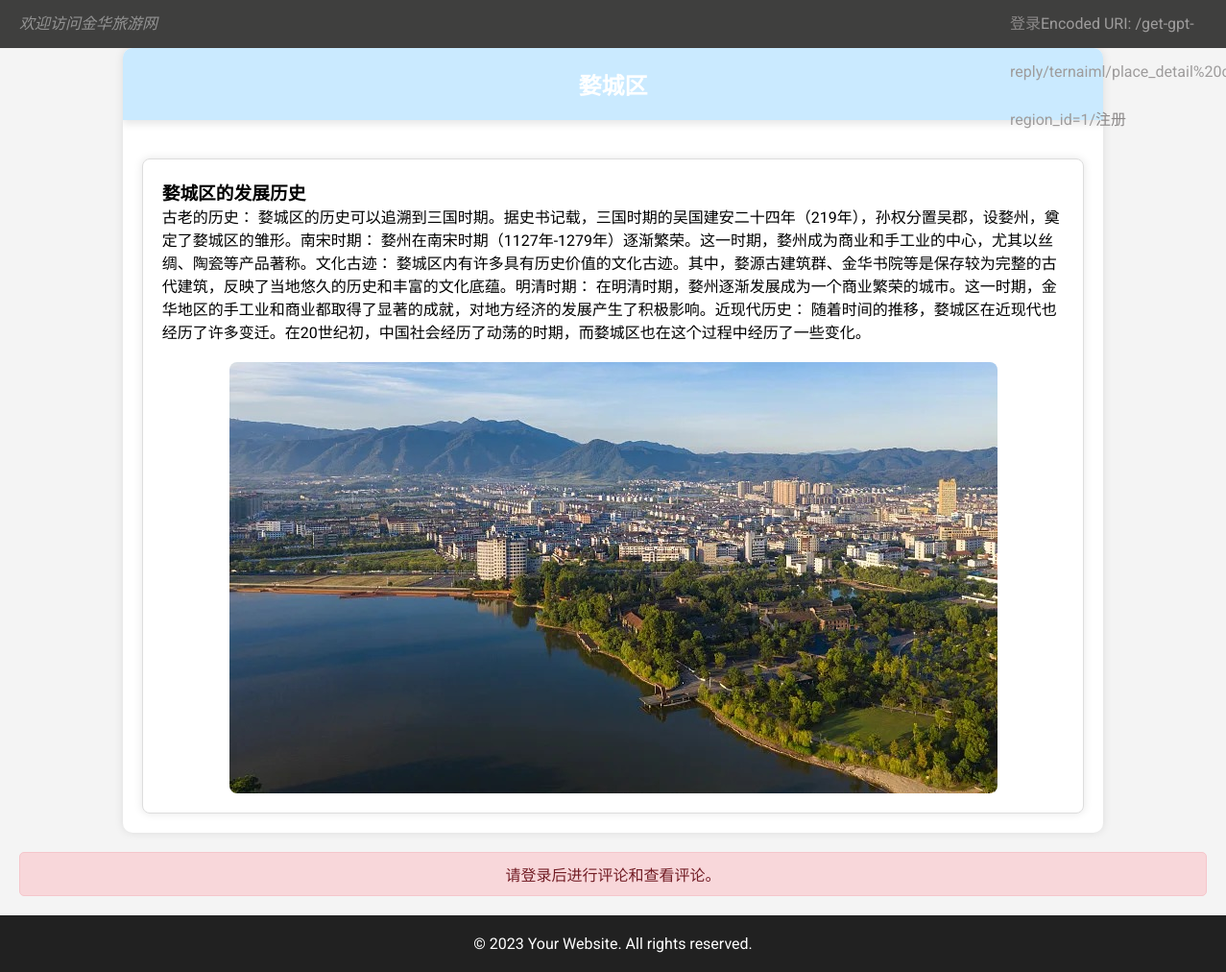
/ternaiml/place_detail copy.php?region_id=1, run on the app's committed database.
### tables this page shows
CREATE TABLE `region_introductions` (
  `introduction_id` int(11) NOT NULL,
  `region_id` int(11) DEFAULT NULL,
  `title` varchar(255) DEFAULT NULL,
  `content` text
);

CREATE TABLE `regions` (
  `region_id` int(11) NOT NULL,
  `name` varchar(255) DEFAULT NULL,
  `description` text,
  `image_url` varchar(255) DEFAULT NULL
);

### ternaiml/place_detail copy.php (the view, shortened to what this page needs)
<?php
require "config.php";
if (!isset($_SESSION['username'])) {
    $loggedIn = false;
} else {
    $loggedIn = true;
}
$user_id = isset($_SESSION['user_id']) ? $_SESSION['user_id'] : null;
$region_id = isset($_GET['region_id']) ? $_GET['region_id'] : null;
$sql = "SELECT regions.name as region_name, region_introductions.title, region_introductions.content
        FROM regions
        JOIN region_introductions ON regions.region_id = region_introductions.region_id
        WHERE regions.region_id = ?";
$stmt = $conn->prepare($sql);
$stmt->bind_param("i", $region_id);
$stmt->execute();
$result = $stmt->get_result();
if ($result->num_rows > 0) {
    $row = $result->fetch_assoc();
    $region_name = $row['region_name'];
    $introduction_title = $row['title'];
    $introduction_content = $row['content'];
    $imgSql = "SELECT image_url FROM region_images WHERE region_id = ?";
    $imgStmt = $conn->prepare($imgSql);
    $imgStmt->bind_param("i", $region_id);
    $imgStmt->execute();
    $imgResult = $imgStmt->get_result();
    $images = [];
    if ($imgResult->num_rows > 0) {
        while ($imgRow = $imgResult->fetch_assoc()) {
            $images[] = $imgRow['image_url'];
        }
    }
} else {
    echo "<script>alert('暂无信息，请先浏览其他网页~')</script>";
}
?>
<!DOCTYPE html>
<html lang="en">
<head>
    <link rel="stylesheet" href="./css/place_deatail copy.css">
</head>
<body>
    <div class="top">
        <div class="left">
            <span>
                欢迎访问金华旅游网
            </span>
        </div>
        <div class="right" id="userSection">
            <span>
                <?php
                if ($loggedIn) {
                    echo '<a href="profile.php">' . $_SESSION['username'] . '</a>';
                    echo '<img src="' . $_SESSION['img'] . '" alt="User Image" style="width: 25px; height: 25px; border-radius: 15px;">';
                    echo '<form action="logout.php" method="post" style="display: inline;">
                    <input type="submit" value="退出登录">
                    </form>';
                } else {
                    echo '<a href="login.php?redirect=' . urlencode($_SERVER['REQUEST_URI']) . '">登录</a>';
                    echo "Encoded URI: " . $_SERVER['REQUEST_URI'];
                    echo '/<a href="register.php">注册</a>';
                }
                ?>
            </span>
        </div>
    </div>
    <div class="container">
        <div class="top_name">
            <h2><?php echo $region_name; ?></h2>
        </div>
        <div class="main">
            <div class="region-detail">
                <h3><?php echo $introduction_title; ?></h3>
                <p><?php echo $introduction_content; ?></p>
                <?php
                foreach ($images as $imageUrl) {
                    echo '<img src="' . $imageUrl . '" alt="Region Image">';
                }
                ?>
            </div>
        </div>
    </div>
    <?php if ($user_id) : ?>
        <div class="container">
            <div class="comments">
            </div>
            <form id="commentForm">
                <label for="comment_text">Comment:</label>
                <textarea id="comment_text" name="comment_text" rows="4" required></textarea>
                <button type="submit" name="submit_comment" class="submit-button">Submit Comment</button>
            </form>
        </div>
    <?php else : ?>
        <div class="warn">
            <p>请登录后进行评论和查看评论。</p>
        </div>
    <?php endif; ?>
    <footer>
        <p>&copy; 2023 Your Website. All rights reserved.</p>
    </footer>
</body>
</html>

### ternaiml/css/place_deatail copy.css (style rules this page uses)
* { padding: 0px; margin: 0 auto; }
body { font-family: 'Roboto', sans-serif; background-color: #f4f4f4; margin: 0; padding: 0; }
.container { width: 80%; margin: auto; background-color: #fff; box-shadow: 0 0 10px rgba(0, 0, 0, 0.1); border-radius: 10px; overflow: hidden; }
.top { width: 100%; height: 50px; background-color: rgb(63, 63, 62); line-height: 50px; position: relative; }
.top .left { color: rgb(147, 147, 147); position: absolute; left: 20px; font-style: italic; }
#userSection { color: rgb(158, 156, 156); position: absolute; right: 25px; width: 200px; height: 50px; line-height: 50px; display: flex; }
#userSection a { display: inline-block; color: rgb(140, 137, 137); text-decoration: none; }
.top_name { background-color: #caeaff; color: #fff; text-align: center; padding: 20px; box-shadow: 0 4px 8px rgba(0, 0, 0, 0.1); }
.main { padding: 20px; }
.region-detail { background-color: #fff; border: 1px solid #ddd; padding: 20px; margin-top: 20px; box-shadow: 0 0 10px rgba(0, 0, 0, 0.1); border-radius: 8px; }
img { max-width: 100%; height: auto; margin-top: 20px; display: block; border-radius: 8px; transition: transform 0.3s ease-in-out; }
footer { margin-top: 15px; background-color: #212121; color: #fff; text-align: center; padding: 20px; transition: background-color 0.3s ease; }
.warn { text-align: center; margin: 20px; padding: 10px; background-color: #f8d7da; border: 1px solid #f5c6cb; border-radius: 5px; color: #721c24; }

### data on the page
region_introductions: region.name "婺城区", title "婺城区的发展历史", content "古老的历史： 婺城区的历史可以追溯到三国时期。据史书记载，三国时期的吴国建安二十四年（219年），孙权分置吴郡，设婺州，奠定了婺城区的雏形。南宋时期： 婺州在南宋时期（1127年-1279年）逐渐繁荣。这一时期，婺州成为商业和手工业的中心，尤其以丝绸、陶瓷等产品著称。文化古迹： 婺城区内有许多具有历史价值的文化古迹。其中，婺源古建筑群、金华书院等是保存较为完整的古代建筑，反映了当地悠久的历史和丰富的文化底蕴。明清时期： 在明清时期，婺州逐渐发展成为一个商业繁荣的城市。这一时期，金华地区的手工业和商业都取得了显著的成就，对地方经济的发展产生了积极影响。近现代历史： 随着时间的推移，婺城区在近现代也经历了许多变迁。在20世纪初，中国社会经历了动荡的时期，而婺城区也在这个过程中经历了一些变化。"
